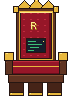

The script that saved this image:
"""Roni's Developer Throne — a from-scratch pixel-art chair in the v83 style.

Draws the sprite and its 32x32 icon with PIL (no external art), and writes
TypeScript-Client/public/data/custom-items.json: a WZ-style overlay grafted
into Item.wz/Install/0301.img at runtime (see src/CustomWz.ts), so the chair
loads, draws, tooltips and relays exactly like a Nexon chair.

    python3 tools/custom-assets/throne.py
"""
import base64, io, json, os, sys
from PIL import Image, ImageDraw

W, H = 72, 96
OUT = Image.new("RGBA", (W, H), (0, 0, 0, 0))
d = ImageDraw.Draw(OUT)

# Palette (MapleStory-ish: dark outline, two-tone cel shading)
OL   = (38, 22, 18, 255)      # outline
WOOD = (96, 52, 34, 255);  WOOD_L = (132, 78, 50, 255); WOOD_D = (70, 36, 24, 255)
GOLD = (232, 184, 62, 255); GOLD_L = (255, 232, 140, 255); GOLD_D = (160, 112, 28, 255)
VEL  = (150, 22, 40, 255);  VEL_L = (190, 44, 62, 255);  VEL_D = (104, 12, 28, 255)
SCR  = (22, 30, 44, 255);   SCR_L = (60, 190, 120, 255)  # the developer's screen: dark, green code

def rect(x0, y0, x1, y1, fill, outline=OL):
    d.rectangle([x0, y0, x1, y1], fill=fill, outline=outline)

def px(x, y, c):
    if 0 <= x < W and 0 <= y < H: OUT.putpixel((x, y), c)

# --- backrest slab (behind everything) -----------------------------------
rect(16, 8, 55, 62, WOOD)                      # frame
rect(20, 12, 51, 58, VEL)                      # velvet
for y in range(13, 58, 6):                     # velvet tufting highlights
    for x in range(23, 50, 7):
        px(x, y, VEL_L); px(x + 1, y, VEL_L)
for y in range(12, 58):                        # velvet shading: right edge darker
    px(50, y, VEL_D); px(49, y, VEL_D)
# gold inner trim
d.rectangle([19, 11, 52, 59], outline=GOLD)
d.line([(20, 12), (51, 12)], fill=GOLD_L)
# top crown: three points with gold knobs
d.polygon([(16, 8), (24, 0), (32, 8)], fill=GOLD, outline=OL)
d.polygon([(28, 8), (36, -2), (44, 8)], fill=GOLD, outline=OL)
d.polygon([(40, 8), (48, 0), (56, 8)], fill=GOLD, outline=OL)
for (x, y) in [(24, 1), (36, 0), (48, 1)]:
    px(x, y, GOLD_L)
# side finials
rect(13, 6, 18, 12, GOLD); px(15, 7, GOLD_L)
rect(53, 6, 58, 12, GOLD); px(55, 7, GOLD_L)

# --- the monogram: a gold "R" on the backrest ----------------------------
R = ["XXXX.", "X...X", "X...X", "XXXX.", "X..X.", "X...X", "X...X"]
for j, row in enumerate(R):
    for i, ch in enumerate(row):
        if ch == "X":
            px(31 + i, 22 + j, GOLD_L)
            px(31 + i, 23 + j, GOLD_D) if j == 6 else None
# re-draw proper R (two-tone: light with dark shadow one px down-right)
for j, row in enumerate(R):
    for i, ch in enumerate(row):
        if ch == "X":
            px(32 + i, 23 + j, GOLD_D)
for j, row in enumerate(R):
    for i, ch in enumerate(row):
        if ch == "X":
            px(31 + i, 22 + j, GOLD_L)

# --- the developer's touch: a small screen set into the backrest ---------
rect(26, 38, 45, 52, SCR)
for (x0, x1, y) in [(28, 35, 41), (28, 41, 44), (30, 38, 47), (28, 33, 50)]:
    d.line([(x0, y), (x1, y)], fill=SCR_L)
px(43, 41, (255, 230, 90, 255))                # cursor

# --- seat cushion -----------------------------------------------------------
rect(10, 60, 61, 74, VEL)
d.line([(11, 61), (60, 61)], fill=VEL_L)
d.line([(11, 73), (60, 73)], fill=VEL_D)
d.rectangle([10, 60, 61, 74], outline=OL)
d.line([(12, 66), (59, 66)], fill=GOLD)        # gold piping

# --- armrests -----------------------------------------------------------
for x0 in (4, 58):
    rect(x0, 52, x0 + 9, 60, GOLD)             # gold cap
    px(x0 + 2, 53, GOLD_L); px(x0 + 3, 53, GOLD_L)
    rect(x0 + 1, 60, x0 + 8, 74, WOOD)         # post
    px(x0 + 2, 62, WOOD_L)

# --- base / legs ----------------------------------------------------------
rect(8, 74, 63, 82, WOOD)
d.line([(9, 75), (62, 75)], fill=WOOD_L)
for x0 in (9, 28, 47):
    rect(x0, 82, x0 + 14, 94, WOOD_D)
    rect(x0, 92, x0 + 14, 95, GOLD)            # gold feet
    px(x0 + 2, 93, GOLD_L)

os.makedirs(os.path.dirname(os.path.abspath(__file__)), exist_ok=True)
here = os.path.dirname(os.path.abspath(__file__))
OUT.save(os.path.join(here, "throne.png"))

# icon: the top of the backrest (crown + R) scaled into 32x32, with the
# inventory's 2px drop shadow baked like a Nexon `icon`
crop = OUT.crop((8, 0, 64, 56)).resize((32, 32), Image.NEAREST)
icon_raw = Image.new("RGBA", (32, 32), (0, 0, 0, 0)); icon_raw.paste(crop, (0, 0), crop)
icon = Image.new("RGBA", (34, 34), (0, 0, 0, 0))
sh = Image.new("RGBA", (32, 32), (0, 0, 0, 0))
for x in range(32):
    for y in range(32):
        if icon_raw.getpixel((x, y))[3] > 0: sh.putpixel((x, y), (0, 0, 0, 120))
icon.paste(sh, (2, 2), sh); icon.paste(icon_raw, (0, 0), icon_raw)
icon_raw.save(os.path.join(here, "throne_iconRaw.png")); icon.save(os.path.join(here, "throne_icon.png"))

def b64(im):
    buf = io.BytesIO(); im.save(buf, "PNG"); return base64.b64encode(buf.getvalue()).decode()
def canvas(name, im, ox, oy, extra=()):
    node = {"$canvas": name, "width": str(im.width), "height": str(im.height), "basedata": b64(im),
            "$$": [{"$vector": "origin", "x": str(ox), "y": str(oy)}] + list(extra)}
    return node

ITEM_ID = 3019999
overlay = {
    "_comment": "Custom items grafted into the WZ tree at load (src/CustomWz.ts). Generated by tools/custom-assets/throne.py — edit the script, not this file.",
    "wz": {
        "Item.wz/Install/0301.img": [
            {"$imgdir": f"{ITEM_ID:08d}", "$$": [
                {"$imgdir": "info", "$$": [
                    canvas("icon", icon, -1, 34), canvas("iconRaw", icon_raw, -1, 32),
                    {"$int": "price", "value": "1"}, {"$int": "slotMax", "value": "1"},
                    {"$int": "recoveryHP", "value": "500"}, {"$int": "recoveryMP", "value": "500"},
                    {"$int": "tradeBlock", "value": "1"}, {"$int": "notSale", "value": "1"},
                    {"$int": "cash", "value": "0"}, {"$int": "devOnly", "value": "1"},
                ]},
                {"$imgdir": "effect", "$$": [canvas("0", OUT, W // 2, H)]},
            ]},
        ],
    },
    "names": {
        str(ITEM_ID): {
            "name": "Roni's Developer Throne",
            "desc": "The seat the world was built from. Crimson velvet, gold, a screen still scrolling code.\\n#cOnly its maker may sit here.#",
        },
    },
}
root = os.path.abspath(os.path.join(here, "..", ".."))
dst = os.path.join(root, "TypeScript-Client", "public", "data", "custom-items.json")
with open(dst, "w") as f:
    json.dump(overlay, f)
print("wrote", dst, os.path.getsize(dst), "bytes")
# preview sheet at 3x for a look
prev = Image.new("RGBA", (W * 3 + 120, H * 3), (120, 160, 200, 255))
prev.paste(OUT.resize((W * 3, H * 3), Image.NEAREST), (0, 0), OUT.resize((W * 3, H * 3), Image.NEAREST))
prev.paste(icon.resize((102, 102), Image.NEAREST), (W * 3 + 10, 10), icon.resize((102, 102), Image.NEAREST))
prev.save(os.path.join(here, "throne_preview.png"))
